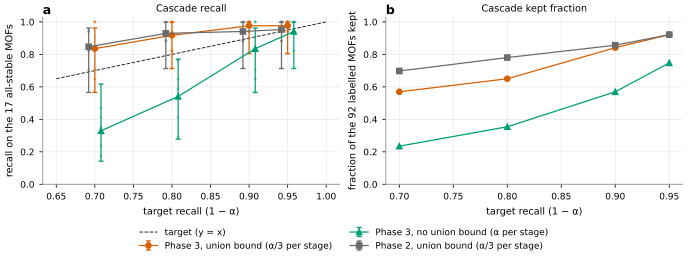

The script that drew this image:
"""Fig 4: cascade recall on the 17 all-stable MOFs (left) and kept fraction of the 92 labelled MOFs (right), out-of-fold, with Clopper-Pearson 95% intervals.
Dots = the 5 repetitions (same MOFs, not independent); marker = mean; interval = Clopper-Pearson for the rounded mean count out of 17 (as in notes/phase3.md)."""
import sys
sys.path.insert(0, "figures")
import numpy as np
from scipy.stats import beta
from common import *

X2, X3 = load(P2 + "cascade.json"), load(P3 + "cascade.json")
A = X3["alphas"]


def cp(k, n):
    return (0.0 if k == 0 else beta.ppf(0.025, k, n - k + 1)), (1.0 if k == n else beta.ppf(0.975, k + 1, n - k))


series = [(X3, "union", "Phase 3, union bound (\u03b1/3 per stage)", ORANGE, "o", 0.0), (X3, "each_alpha", "Phase 3, no union bound (\u03b1 per stage)", GREEN, "^", 0.008),
          (X2, "union", "Phase 2, union bound (\u03b1/3 per stage)", GREY, "s", -0.008)]


def draw(variant):
    fig, (a1, a2) = panels(variant, 2, h2=2.6, h1=2.2)
    a1.plot([0.65, 1], [0.65, 1], color=INK, lw=0.7, ls="--", label="target (y = x)")
    for X, kind, lab, col, mk, off in series:
        R = X["results"]; n = R[0]["n_all_stable"]; x = np.array([1 - a for a in A]) + off
        cnt = np.array([[r["cascade"][f"{kind}_{a}"]["n_pass_pos"] for r in R] for a in A])
        for j in range(cnt.shape[1]):
            a1.plot(x, cnt[:, j] / n, ".", color=col, alpha=0.35, ms=2.5)
        m = cnt.mean(1); ints = np.array([cp(int(round(v)), n) for v in m])
        a1.errorbar(x, m / n, yerr=[m / n - ints[:, 0], ints[:, 1] - m / n], fmt=mk + "-", color=col, ms=3.8, capsize=1.8, lw=0.9, label=lab)
        a2.plot([1 - a for a in A], [np.mean([r["cascade"][f"{kind}_{a}"]["kept"] for r in R]) for a in A], mk + "-", color=col, ms=3.8, lw=0.9)
    a1.set_xlabel("target recall (1 \u2212 \u03b1)"); a1.set_ylabel(f"recall on the {n} all-stable MOFs"); a1.set_title("Cascade recall"); a1.set_ylim(0, 1.03)
    a2.set_xlabel("target recall (1 \u2212 \u03b1)"); a2.set_ylabel(f"fraction of the {X3['results'][0]['n_labelled']} labelled MOFs kept"); a2.set_title("Cascade kept fraction"); a2.set_ylim(0, 1.03)
    letters([a1, a2])
    h, l = a1.get_legend_handles_labels()
    fig.legend(h, l, frameon=False, loc="outside lower center", ncol=2 if variant == "2col" else 1)
    save(fig, "fig4_cascade", variant)


for v in VARIANTS:
    draw(v)
